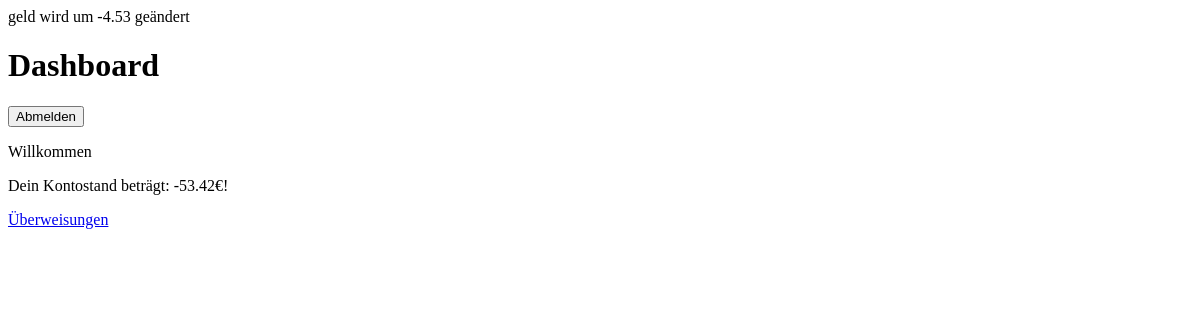
The page /dashboard.php (signed in) on the database as committed earlier.
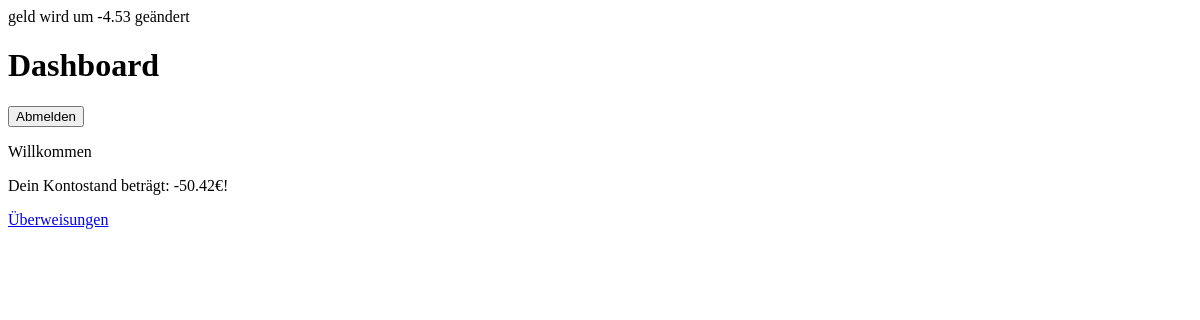
The same page on the database as committed later.
### tables this page shows
CREATE TABLE "user" (
	"email"	TEXT NOT NULL UNIQUE,
	"pwHash"	TEXT NOT NULL,
	"geld"	INTEGER,
	PRIMARY KEY("email")
);

### dashboard.php (the view, shortened to what this page needs)
<?php
require_once 'user.php';
$nutzer = new user($_SESSION['email']);
$nutzer->changeGeld(-4.53);
?>
<!DOCTYPE html>
<html>
    <head>
        <link rel="stylesheet" href="">
    </head>
    <body>
        <h1>
            Dashboard
        </h1>
        <form method="post">
            <button name="abmelden">Abmelden</button>
        </form>
        <div>
                <p>Willkommen</p>
                <p>Dein Kontostand beträgt: <?php  echo $nutzer->getGeld() . '€';?>!</p>
                <a href="transfer.php">Überweisungen</a>
        </div>
    </body>
</html>

Rows that differ between the two databases and show on the page:
changed user: geld "-53.42" → "-50.42"
